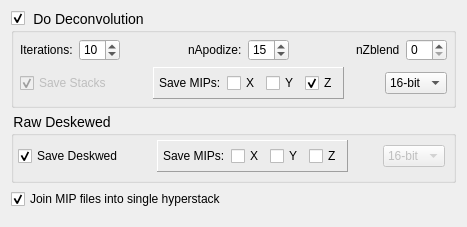
          <widget class="QWidget" name="tool_deconvolution">
           <property name="geometry">
            <rect>
             <x>0</x>
             <y>0</y>
             <width>467</width>
             <height>227</height>
            </rect>
           </property>
           <attribute name="label">
            <string>Deskew/Deconvolution/Saving</string>
           </attribute>
           <layout class="QVBoxLayout" name="verticalLayout_14">
            <item>
             <widget class="QGroupBox" name="doDeconGroupBox">
              <property name="toolTip">
               <string/>
              </property>
              <property name="styleSheet">
               <string notr="true">QGroupBox{font-size: 14px} QGroupBox::title{subcontrol-position: top left}</string>
              </property>
              <property name="title">
               <string>Do Deconvolution</string>
              </property>
              <property name="flat">
               <bool>false</bool>
              </property>
              <property name="checkable">
               <bool>true</bool>
              </property>
              <property name="checked">
               <bool>true</bool>
              </property>
              <layout class="QVBoxLayout" name="verticalLayout">
               <property name="leftMargin">
                <number>6</number>
               </property>
               <property name="topMargin">
                <number>6</number>
               </property>
               <property name="rightMargin">
                <number>6</number>
               </property>
               <property name="bottomMargin">
                <number>6</number>
               </property>
               <item>
                <layout class="QHBoxLayout" name="deconParamsLayout">
                 <property name="topMargin">
                  <number>0</number>
                 </property>
                 <item>
                  <widget class="QLabel" name="iterationsLabel">
                   <property name="enabled">
                    <bool>true</bool>
                   </property>
                   <property name="toolTip">
                    <string>Number of deconvolution iterations</string>
                   </property>
                   <property name="text">
                    <string>Iterations:</string>
                   </property>
                  </widget>
                 </item>
                 <item>
                  <widget class="QSpinBox" name="iterationsSpinBox">
                   <property name="enabled">
                    <bool>true</bool>
                   </property>
                   <property name="toolTip">
                    <string>Number of deconvolution iterations</string>
                   </property>
                   <property name="maximum">
                    <number>20</number>
                   </property>
                   <property name="value">
                    <number>10</number>
                   </property>
                  </widget>
                 </item>
                 <item>
                  <spacer name="savingspacer1_3">
                   <property name="enabled">
                    <bool>false</bool>
                   </property>
                   <property name="orientation">
                    <enum>Qt::Horizontal</enum>
                   </property>
                   <property name="sizeHint" stdset="0">
                    <size>
                     <width>40</width>
                     <height>20</height>
                    </size>
                   </property>
                  </spacer>
                 </item>
                 <item>
                  <widget class="QLabel" name="apodizeLabel">
                   <property name="enabled">
                    <bool>true</bool>
                   </property>
                   <property name="toolTip">
                    <string># of pixels to soften edge with prior to deconvolution</string>
                   </property>
                   <property name="text">
                    <string>nApodize:</string>
                   </property>
                  </widget>
                 </item>
                 <item>
                  <widget class="QSpinBox" name="apodizeSpinBox">
                   <property name="enabled">
                    <bool>true</bool>
                   </property>
                   <property name="toolTip">
                    <string># of pixels to soften edge with prior to deconvolution</string>
                   </property>
                   <property name="maximum">
                    <number>40</number>
                   </property>
                   <property name="value">
                    <number>15</number>
                   </property>
                  </widget>
                 </item>
                 <item>
                  <spacer name="savingspacer1_5">
                   <property name="enabled">
                    <bool>false</bool>
                   </property>
                   <property name="orientation">
                    <enum>Qt::Horizontal</enum>
                   </property>
                   <property name="sizeHint" stdset="0">
                    <size>
                     <width>40</width>
                     <height>20</height>
                    </size>
                   </property>
                  </spacer>
                 </item>
                 <item>
                  <widget class="QLabel" name="zblendLabel">
                   <property name="enabled">
                    <bool>true</bool>
                   </property>
                   <property name="toolTip">
                    <string># of top and bottom sections to blend in
to reduce axial ringing</string>
                   </property>
                   <property name="text">
                    <string>nZblend</string>
                   </property>
                  </widget>
                 </item>
                 <item>
                  <widget class="QSpinBox" name="zblendSpinBox">
                   <property name="enabled">
                    <bool>true</bool>
                   </property>
                   <property name="toolTip">
                    <string># of top and bottom sections to blend in
to reduce axial ringing</string>
                   </property>
                   <property name="maximum">
                    <number>20</number>
                   </property>
                  </widget>
                 </item>
                </layout>
               </item>
               <item>
                <layout class="QHBoxLayout" name="deconvSaveLayout">
                 <property name="topMargin">
                  <number>0</number>
                 </property>
                 <item>
                  <widget class="QCheckBox" name="saveDeconvolvedCheckBox">
                   <property name="enabled">
                    <bool>false</bool>
                   </property>
                   <property name="text">
                    <string>Save Stacks</string>
                   </property>
                   <property name="checked">
                    <bool>true</bool>
                   </property>
                  </widget>
                 </item>
                 <item>
                  <spacer name="savingspacer1">
                   <property name="enabled">
                    <bool>false</bool>
                   </property>
                   <property name="orientation">
                    <enum>Qt::Horizontal</enum>
                   </property>
                   <property name="sizeHint" stdset="0">
                    <size>
                     <width>40</width>
                     <height>20</height>
                    </size>
                   </property>
                  </spacer>
                 </item>
                 <item>
                  <widget class="QFrame" name="deconvolvedMIPFrame">
                   <property name="enabled">
                    <bool>true</bool>
                   </property>
                   <property name="toolTip">
                    <string>Save maximum-intensity-projection
images along the specified axis</string>
                   </property>
                   <property name="frameShape">
                    <enum>QFrame::Panel</enum>
                   </property>
                   <property name="frameShadow">
                    <enum>QFrame::Raised</enum>
                   </property>
                   <layout class="QHBoxLayout" name="horizontalLayout_25">
                    <property name="leftMargin">
                     <number>5</number>
                    </property>
                    <property name="topMargin">
                     <number>5</number>
                    </property>
                    <property name="rightMargin">
                     <number>5</number>
                    </property>
                    <property name="bottomMargin">
                     <number>5</number>
                    </property>
                    <item>
                     <widget class="QLabel" name="deconSaveMIPSLabel">
                      <property name="enabled">
                       <bool>true</bool>
                      </property>
                      <property name="text">
                       <string>Save MIPs:</string>
                      </property>
                     </widget>
                    </item>
                    <item>
                     <widget class="QCheckBox" name="deconXMIPCheckBox">
                      <property name="enabled">
                       <bool>true</bool>
                      </property>
                      <property name="text">
                       <string>X</string>
                      </property>
                     </widget>
                    </item>
                    <item>
                     <widget class="QCheckBox" name="deconYMIPCheckBox">
                      <property name="enabled">
                       <bool>true</bool>
                      </property>
                      <property name="text">
                       <string>Y</string>
                      </property>
                     </widget>
                    </item>
                    <item>
                     <widget class="QCheckBox" name="deconZMIPCheckBox">
                      <property name="enabled">
                       <bool>true</bool>
                      </property>
                      <property name="text">
                       <string>Z</string>
                      </property>
                      <property name="checked">
                       <bool>true</bool>
                      </property>
                     </widget>
                    </item>
                   </layout>
                  </widget>
                 </item>
                 <item>
                  <spacer name="deconspacer2">
                   <property name="enabled">
                    <bool>false</bool>
                   </property>
                   <property name="orientation">
                    <enum>Qt::Horizontal</enum>
                   </property>
                   <property name="sizeHint" stdset="0">
                    <size>
                     <width>40</width>
                     <height>20</height>
                    </size>
                   </property>
                  </spacer>
                 </item>
                 <item>
                  <widget class="QComboBox" name="deconvolvedBitDepthCombo">
                   <property name="enabled">
                    <bool>true</bool>
                   </property>
                   <property name="maximumSize">
                    <size>
                     <width>100</width>
                     <height>16777215</height>
                    </size>
                   </property>
                   <property name="toolTip">
                    <string>Bit depth of resulting deconvolved images.</string>
                   </property>
                   <property name="currentText">
                    <string>16-bit</string>
                   </property>
                   <item>
                    <property name="text">
                     <string>16-bit</string>
                    </property>
                   </item>
                   <item>
                    <property name="text">
                     <string>32-bit</string>
                    </property>
                   </item>
                  </widget>
                 </item>
                </layout>
               </item>
              </layout>
             </widget>
            </item>
            <item>
             <widget class="QGroupBox" name="deskewedGroupBox">
              <property name="styleSheet">
               <string notr="true">QGroupBox{font-size: 14px} QGroupBox::title{subcontrol-position: top left}</string>
              </property>
              <property name="title">
               <string>Raw Deskewed</string>
              </property>
              <layout class="QGridLayout" name="gridLayout_7">
               <property name="leftMargin">
                <number>4</number>
               </property>
               <property name="topMargin">
                <number>4</number>
               </property>
               <property name="rightMargin">
                <number>8</number>
               </property>
               <property name="bottomMargin">
                <number>8</number>
               </property>
               <item row="0" column="1">
                <spacer name="savingspacer1_4">
                 <property name="enabled">
                  <bool>false</bool>
                 </property>
                 <property name="orientation">
                  <enum>Qt::Horizontal</enum>
                 </property>
                 <property name="sizeHint" stdset="0">
                  <size>
                   <width>40</width>
                   <height>20</height>
                  </size>
                 </property>
                </spacer>
               </item>
               <item row="0" column="3">
                <spacer name="savingspacer1_2">
                 <property name="enabled">
                  <bool>false</bool>
                 </property>
                 <property name="orientation">
                  <enum>Qt::Horizontal</enum>
                 </property>
                 <property name="sizeHint" stdset="0">
                  <size>
                   <width>40</width>
                   <height>20</height>
                  </size>
                 </property>
                </spacer>
               </item>
               <item row="0" column="2">
                <widget class="QFrame" name="deskewedMIPFrame">
                 <property name="toolTip">
                  <string>Save maximum-intensity-projection
images along the specified axis</string>
                 </property>
                 <property name="frameShape">
                  <enum>QFrame::Panel</enum>
                 </property>
                 <property name="frameShadow">
                  <enum>QFrame::Raised</enum>
                 </property>
                 <layout class="QHBoxLayout" name="horizontalLayout_21">
                  <property name="leftMargin">
                   <number>5</number>
                  </property>
                  <property name="topMargin">
                   <number>5</number>
                  </property>
                  <property name="rightMargin">
                   <number>5</number>
                  </property>
                  <property name="bottomMargin">
                   <number>5</number>
                  </property>
                  <item>
                   <widget class="QLabel" name="deconSaveMIPSLabel_2">
                    <property name="enabled">
                     <bool>true</bool>
                    </property>
                    <property name="text">
                     <string>Save MIPs:</string>
                    </property>
                   </widget>
                  </item>
                  <item>
                   <widget class="QCheckBox" name="deskewedXMIPCheckBox">
                    <property name="text">
                     <string>X</string>
                    </property>
                   </widget>
                  </item>
                  <item>
                   <widget class="QCheckBox" name="deskewedYMIPCheckBox">
                    <property name="text">
                     <string>Y</string>
                    </property>
                   </widget>
                  </item>
                  <item>
                   <widget class="QCheckBox" name="deskewedZMIPCheckBox">
                    <property name="text">
                     <string>Z</string>
                    </property>
                   </widget>
                  </item>
                 </layout>
                </widget>
               </item>
               <item row="0" column="0">
                <widget class="QCheckBox" name="saveDeskewedCheckBox">
                 <property name="toolTip">
                  <string>Save raw deskewed data.</string>
                 </property>
                 <property name="text">
                  <string>Save Deskwed</string>
                 </property>
                 <property name="checked">
                  <bool>true</bool>
                 </property>
                </widget>
               </item>
               <item row="0" column="4">
                <widget class="QComboBox" name="deskewedBitDepthCombo">
                 <property name="enabled">
                  <bool>false</bool>
                 </property>
                 <property name="maximumSize">
                  <size>
                   <width>100</width>
                   <height>16777215</height>
                  </size>
                 </property>
                 <property name="currentText">
                  <string>16-bit</string>
                 </property>
                 <item>
                  <property name="text">
                   <string>16-bit</string>
                  </property>
                 </item>
                 <item>
                  <property name="text">
                   <string>32-bit</string>
                  </property>
                 </item>
                </widget>
               </item>
              </layout>
             </widget>
            </item>
            <item>
             <widget class="QCheckBox" name="deconJoinMIPCheckBox">
              <property name="enabled">
               <bool>true</bool>
              </property>
              <property name="toolTip">
               <string>Join maximum intensity projection images
into a single multi-dimensional (XYZCT)
file that can be viewed easily in Fiji/ImageJ</string>
              </property>
              <property name="layoutDirection">
               <enum>Qt::LeftToRight</enum>
              </property>
              <property name="text">
               <string>Join MIP files into single hyperstack</string>
              </property>
              <property name="checked">
               <bool>true</bool>
              </property>
             </widget>
            </item>
            <item>
             <spacer name="deconSpacer">
              <property name="orientation">
               <enum>Qt::Vertical</enum>
              </property>
              <property name="sizeHint" stdset="0">
               <size>
                <width>20</width>
                <height>40</height>
               </size>
              </property>
             </spacer>
            </item>
           </layout>
          </widget>
